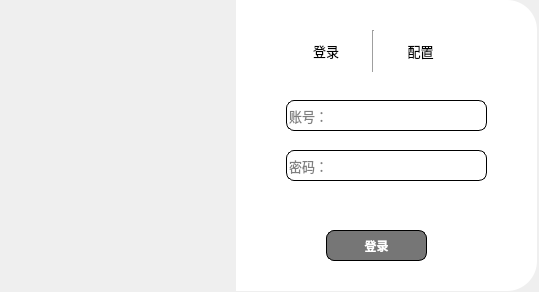
<?xml version="1.0" encoding="UTF-8"?>
<ui version="4.0">
 <class>MainWindow</class>
 <widget class="QMainWindow" name="MainWindow">
  <property name="geometry">
   <rect>
    <x>0</x>
    <y>0</y>
    <width>539</width>
    <height>292</height>
   </rect>
  </property>
  <property name="windowTitle">
   <string>CodeSmith</string>
  </property>
  <property name="styleSheet">
   <string notr="true"/>
  </property>
  <widget class="QWidget" name="centralwidget">
   <widget class="QLabel" name="label">
    <property name="geometry">
     <rect>
      <x>-4</x>
      <y>0</y>
      <width>241</width>
      <height>291</height>
     </rect>
    </property>
    <property name="styleSheet">
     <string notr="true">#label{
	border-image: url(:/images/images/熊猫2.jpg);
	border-top-left-radius:30px;
	border-bottom-left-radius:30px;
}
#label:hover{
	border-image: url(:/images/images/熊猫.jpg);
}

</string>
    </property>
    <property name="text">
     <string/>
    </property>
   </widget>
   <widget class="QLabel" name="label_2">
    <property name="geometry">
     <rect>
      <x>236</x>
      <y>0</y>
      <width>301</width>
      <height>291</height>
     </rect>
    </property>
    <property name="styleSheet">
     <string notr="true">background-color: rgb(255, 255, 255);
border-top-right-radius:30px;
border-bottom-right-radius:30px;</string>
    </property>
    <property name="text">
     <string/>
    </property>
   </widget>
   <widget class="QWidget" name="widget" native="true">
    <property name="geometry">
     <rect>
      <x>286</x>
      <y>30</y>
      <width>174</width>
      <height>42</height>
     </rect>
    </property>
    <layout class="QHBoxLayout" name="horizontalLayout">
     <item>
      <widget class="QPushButton" name="btn_login_view">
       <property name="font">
        <font>
         <pointsize>10</pointsize>
         <bold>false</bold>
        </font>
       </property>
       <property name="styleSheet">
        <string notr="true">#btn_login_view{
	border:none;
}
#btn_login_view:hover{
	padding-top:5px;
	padding-left:5px;
}
#btn_login_view:focus{
	color: rgb(186, 186, 186);
}</string>
       </property>
       <property name="text">
        <string>登录</string>
       </property>
      </widget>
     </item>
     <item>
      <widget class="Line" name="line">
       <property name="orientation">
        <enum>Qt::Vertical</enum>
       </property>
      </widget>
     </item>
     <item>
      <widget class="QPushButton" name="btn_cfg_view">
       <property name="font">
        <font>
         <pointsize>10</pointsize>
         <bold>false</bold>
         <kerning>true</kerning>
        </font>
       </property>
       <property name="styleSheet">
        <string notr="true">#btn_cfg_view{
	border:none;
}
#btn_cfg_view:hover{
	padding-top:5px;
	padding-left:5px;
}
#btn_cfg_view:focus{
	color: rgb(186, 186, 186);
}</string>
       </property>
       <property name="text">
        <string>配置</string>
       </property>
      </widget>
     </item>
    </layout>
   </widget>
   <widget class="QWidget" name="widget_login" native="true">
    <property name="enabled">
     <bool>true</bool>
    </property>
    <property name="geometry">
     <rect>
      <x>236</x>
      <y>90</y>
      <width>271</width>
      <height>181</height>
     </rect>
    </property>
    <property name="styleSheet">
     <string notr="true"/>
    </property>
    <widget class="QLineEdit" name="let_uname">
     <property name="geometry">
      <rect>
       <x>50</x>
       <y>10</y>
       <width>201</width>
       <height>31</height>
      </rect>
     </property>
     <property name="font">
      <font>
       <pointsize>10</pointsize>
      </font>
     </property>
     <property name="styleSheet">
      <string notr="true">#let_uname{
	border:1px solid rgb(0,0,0);
	border-radius:8px;
}
#let_uname:hover{
	border: 2px solid blue; /* 悬停时的边框颜色 */
	background-color: rgba(189, 255, 177, 0.1); /* 悬停时的背景颜色，半透明 */
}
#let_uname:focus {
     border: 2px solid white; /* 获得焦点时的边框颜色 */
}


</string>
     </property>
     <property name="placeholderText">
      <string>账号：</string>
     </property>
    </widget>
    <widget class="QLineEdit" name="let_pwd">
     <property name="geometry">
      <rect>
       <x>50</x>
       <y>60</y>
       <width>201</width>
       <height>31</height>
      </rect>
     </property>
     <property name="font">
      <font>
       <pointsize>10</pointsize>
      </font>
     </property>
     <property name="styleSheet">
      <string notr="true">#let_pwd{
	border:1px solid rgb(0,0,0);
	border-radius:8px;
}
#let_pwd:hover{
	border: 2px solid blue; /* 悬停时的边框颜色 */
	
     background-color: rgba(189, 255, 177, 0.1); /* 悬停时的背景颜色，半透明蓝色 */
}
#let_pwd:focus {
     border: 2px solid white; /* 获得焦点时的边框颜色 */
}</string>
     </property>
     <property name="echoMode">
      <enum>QLineEdit::Password</enum>
     </property>
     <property name="placeholderText">
      <string>密码：</string>
     </property>
    </widget>
    <widget class="QPushButton" name="btn_login">
     <property name="geometry">
      <rect>
       <x>90</x>
       <y>140</y>
       <width>101</width>
       <height>31</height>
      </rect>
     </property>
     <property name="font">
      <font>
       <bold>true</bold>
      </font>
     </property>
     <property name="styleSheet">
      <string notr="true">#btn_login{
	background-color: rgb(118, 118, 118);
	color: rgb(255, 255, 255);
	border:1px solid rgb(0,0,0);
	border-radius: 8px;
}
#btn_login:hover{
	background-color:rgb(255, 255, 255);
	color: rgb(0, 0, 0);
}
#btn_login:pressed{
	padding-top:5px;
	padding-left:5px;
}
</string>
     </property>
     <property name="text">
      <string>登录</string>
     </property>
     <property name="shortcut">
      <string>Return</string>
     </property>
    </widget>
    <widget class="QLabel" name="lab_info">
     <property name="geometry">
      <rect>
       <x>50</x>
       <y>90</y>
       <width>201</width>
       <height>41</height>
      </rect>
     </property>
     <property name="text">
      <string/>
     </property>
     <property name="textFormat">
      <enum>Qt::AutoText</enum>
     </property>
     <property name="wordWrap">
      <bool>true</bool>
     </property>
    </widget>
    <widget class="QLabel" name="lab_uname">
     <property name="geometry">
      <rect>
       <x>18</x>
       <y>16</y>
       <width>21</width>
       <height>21</height>
      </rect>
     </property>
     <property name="text">
      <string/>
     </property>
     <property name="pixmap">
      <pixmap resource="../res/resource.qrc">:/icons/icons/用户名.png</pixmap>
     </property>
     <property name="scaledContents">
      <bool>true</bool>
     </property>
    </widget>
    <widget class="QLabel" name="lab_pwd">
     <property name="geometry">
      <rect>
       <x>18</x>
       <y>64</y>
       <width>21</width>
       <height>21</height>
      </rect>
     </property>
     <property name="text">
      <string/>
     </property>
     <property name="pixmap">
      <pixmap resource="../res/resource.qrc">:/icons/icons/密码.png</pixmap>
     </property>
     <property name="scaledContents">
      <bool>true</bool>
     </property>
    </widget>
    <widget class="QPushButton" name="btn_clear">
     <property name="geometry">
      <rect>
       <x>229</x>
       <y>16</y>
       <width>20</width>
       <height>20</height>
      </rect>
     </property>
     <property name="sizePolicy">
      <sizepolicy hsizetype="Fixed" vsizetype="Fixed">
       <horstretch>0</horstretch>
       <verstretch>0</verstretch>
      </sizepolicy>
     </property>
     <property name="styleSheet">
      <string notr="true">#btn_clear{
	border:none;
}
#btn_clear:hover{
	padding-top:3px;
	padding-left:3px;
}</string>
     </property>
     <property name="icon">
      <iconset resource="../res/resource.qrc">
       <normaloff>:/icons/icons/清空.png</normaloff>:/icons/icons/清空.png</iconset>
     </property>
     <property name="checkable">
      <bool>false</bool>
     </property>
     <property name="checked">
      <bool>false</bool>
     </property>
    </widget>
    <widget class="QPushButton" name="btn_show">
     <property name="geometry">
      <rect>
       <x>232</x>
       <y>67</y>
       <width>13</width>
       <height>16</height>
      </rect>
     </property>
     <property name="styleSheet">
      <string notr="true">#btn_show{
	border:none;
}
#btn_show:hover{
	padding-top:3px;
	padding-left:3px;
}</string>
     </property>
     <property name="text">
      <string/>
     </property>
     <property name="icon">
      <iconset resource="../res/resource.qrc">
       <normaloff>:/icons/icons/密码显示.png</normaloff>:/icons/icons/密码显示.png</iconset>
     </property>
    </widget>
   </widget>
   <widget class="QPushButton" name="btn_close">
    <property name="geometry">
     <rect>
      <x>490</x>
      <y>10</y>
      <width>31</width>
      <height>24</height>
     </rect>
    </property>
    <property name="styleSheet">
     <string notr="true">#btn_close{
	border:none;
}
#btn_close:hover{
	padding-top:5px;
	padding-left:5px;
}

</string>
    </property>
    <property name="text">
     <string/>
    </property>
    <property name="icon">
     <iconset resource="../res/resource.qrc">
      <normaloff>:/icons/icons/关闭.png</normaloff>:/icons/icons/关闭.png</iconset>
    </property>
   </widget>
   <widget class="QWidget" name="widget_cfg" native="true">
    <property name="geometry">
     <rect>
      <x>236</x>
      <y>90</y>
      <width>271</width>
      <height>181</height>
     </rect>
    </property>
    <property name="styleSheet">
     <string notr="true"/>
    </property>
    <widget class="QPushButton" name="btn_cert">
     <property name="geometry">
      <rect>
       <x>60</x>
       <y>40</y>
       <width>151</width>
       <height>24</height>
      </rect>
     </property>
     <property name="styleSheet">
      <string notr="true">#btn_cert{
	border:2px solid rgb(0,0,0);
	border-radius: 5px;
}

#btn_cert:hover{
	padding-top:5px;
	padding-left:5px;
}
</string>
     </property>
     <property name="text">
      <string>请选择数字证书存放位置</string>
     </property>
    </widget>
    <widget class="QLabel" name="lab_cert">
     <property name="geometry">
      <rect>
       <x>60</x>
       <y>70</y>
       <width>191</width>
       <height>91</height>
      </rect>
     </property>
     <property name="text">
      <string/>
     </property>
     <property name="wordWrap">
      <bool>true</bool>
     </property>
    </widget>
   </widget>
   <zorder>widget_cfg</zorder>
   <zorder>label</zorder>
   <zorder>label_2</zorder>
   <zorder>widget</zorder>
   <zorder>widget_login</zorder>
   <zorder>btn_close</zorder>
  </widget>
 </widget>
 <resources>
  <include location="../res/resource.qrc"/>
 </resources>
 <connections/>
</ui>
